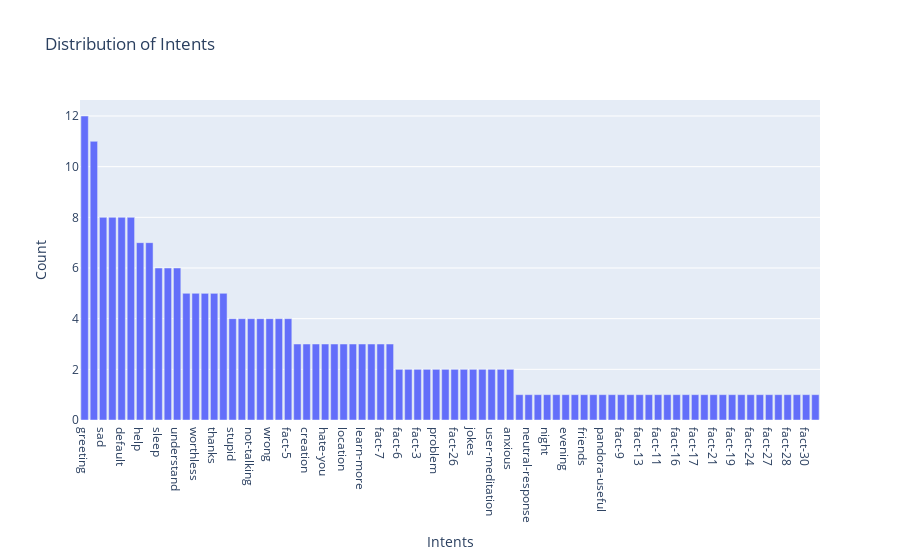

Notebook code for this chart:
### Markdown cell above
## EDA

### Code cell
import plotly.graph_objects as go

intent_counts = df['tag'].value_counts()
fig = go.Figure(data=[go.Bar(x=intent_counts.index, y=intent_counts.values)])
fig.update_layout(title='Distribution of Intents', xaxis_title='Intents', yaxis_title='Count')
fig.show()

### Figure 1 — Plotly figure (JSON) as saved in the notebook; plotly's stock layout.template omitted (floating-point values rounded to 4 significant figures)
{"data": [{"type": "bar", "x": ["greeting", "casual", "sad", "goodbye", "default", "about", "help", "happy", "sleep", "death", "understand", "done", "worthless", "stressed", "thanks", "suicide", "stupid", "scared", "not-talking", "depressed", "wrong", "something-else", "fact-5", "learn-mental-health", "creation", "user-advice", "hate-you", "repeat", "location", "no-approach", "learn-more", "name", "fact-7", "hate-me", "fact-6", "fact-2", "fact-3", "fact-32", "problem", "fact-1", "fact-26", "meditation", "jokes", "user-agree", "user-meditation", "mental-health-fact", "anxious", "no-response", "neutral-response", "skill", "night", "morning", "evening", "afternoon", "friends", "ask", "pandora-useful", "fact-10", "fact-9", "fact-12", "fact-13", "fact-14", "fact-11", "fact-8", "fact-16", "fact-15", "fact-17", "fact-18", "fact-21", "fact-22", "fact-19", "fact-20", "fact-24", "fact-23", "fact-27", "fact-25", "fact-28", "fact-29", "fact-30", "fact-31"], "y": [12, 11, 8, 8, 8, 8, 7, 7, 6, 6, 6, 5, 5, 5, 5, 5, 4, 4, 4, 4, 4, 4, 4, 3, 3, 3, 3, 3, 3, 3, 3, 3, 3, 3, 2, 2, 2, 2, 2, 2, 2, 2, 2, 2, 2, 2, 2, 1, 1, 1, 1, 1, 1, 1, 1, 1, 1, 1, 1, 1, 1, 1, 1, 1, 1, 1, 1, 1, 1, 1, 1, 1, 1, 1, 1, 1, 1, 1, 1, 1]}], "layout": {"title": {"text": "Distribution of Intents"}, "xaxis": {"title": {"text": "Intents"}}, "yaxis": {"title": {"text": "Count"}}}}
